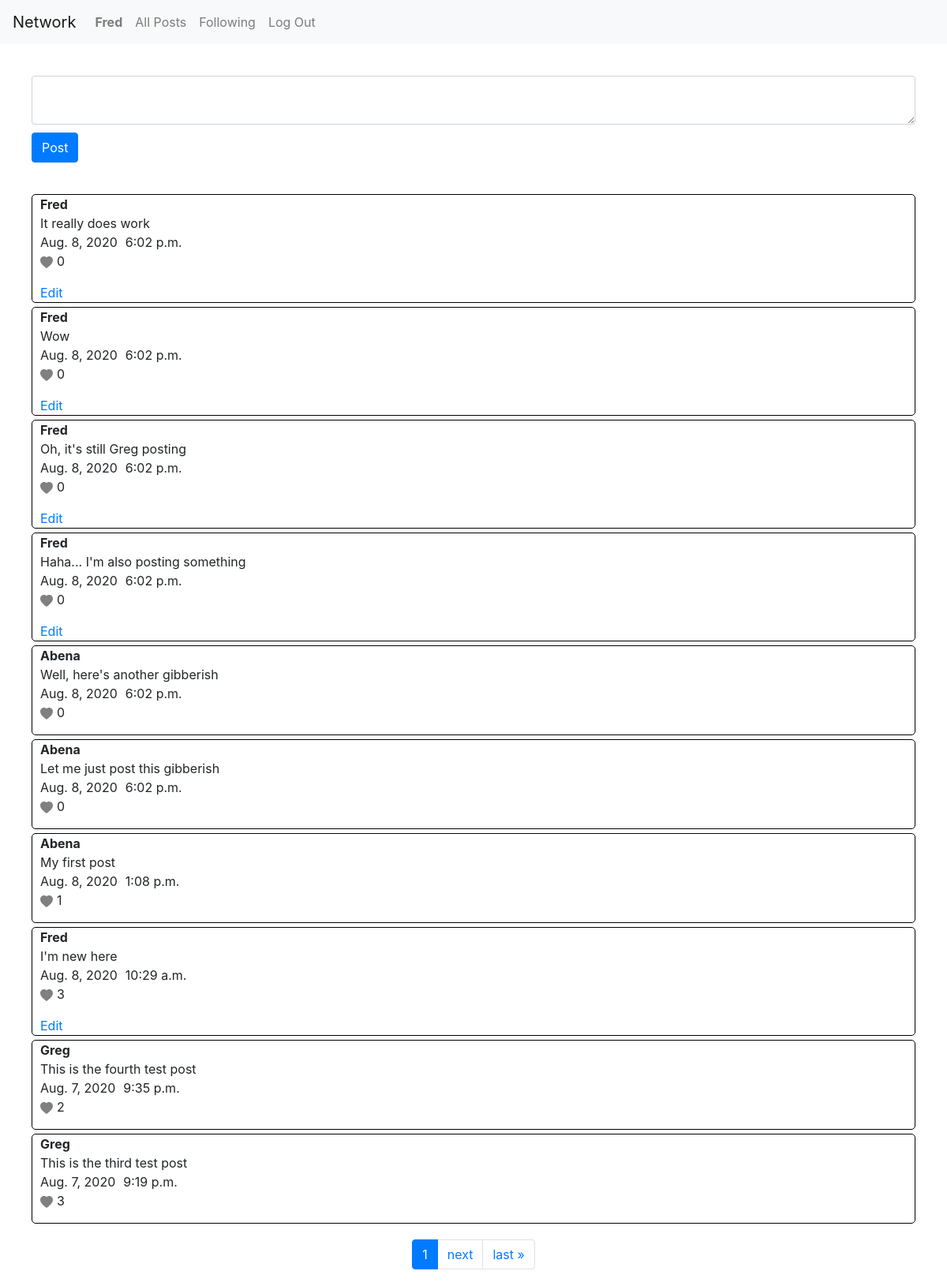
Before: / (signed in) with the older database file.
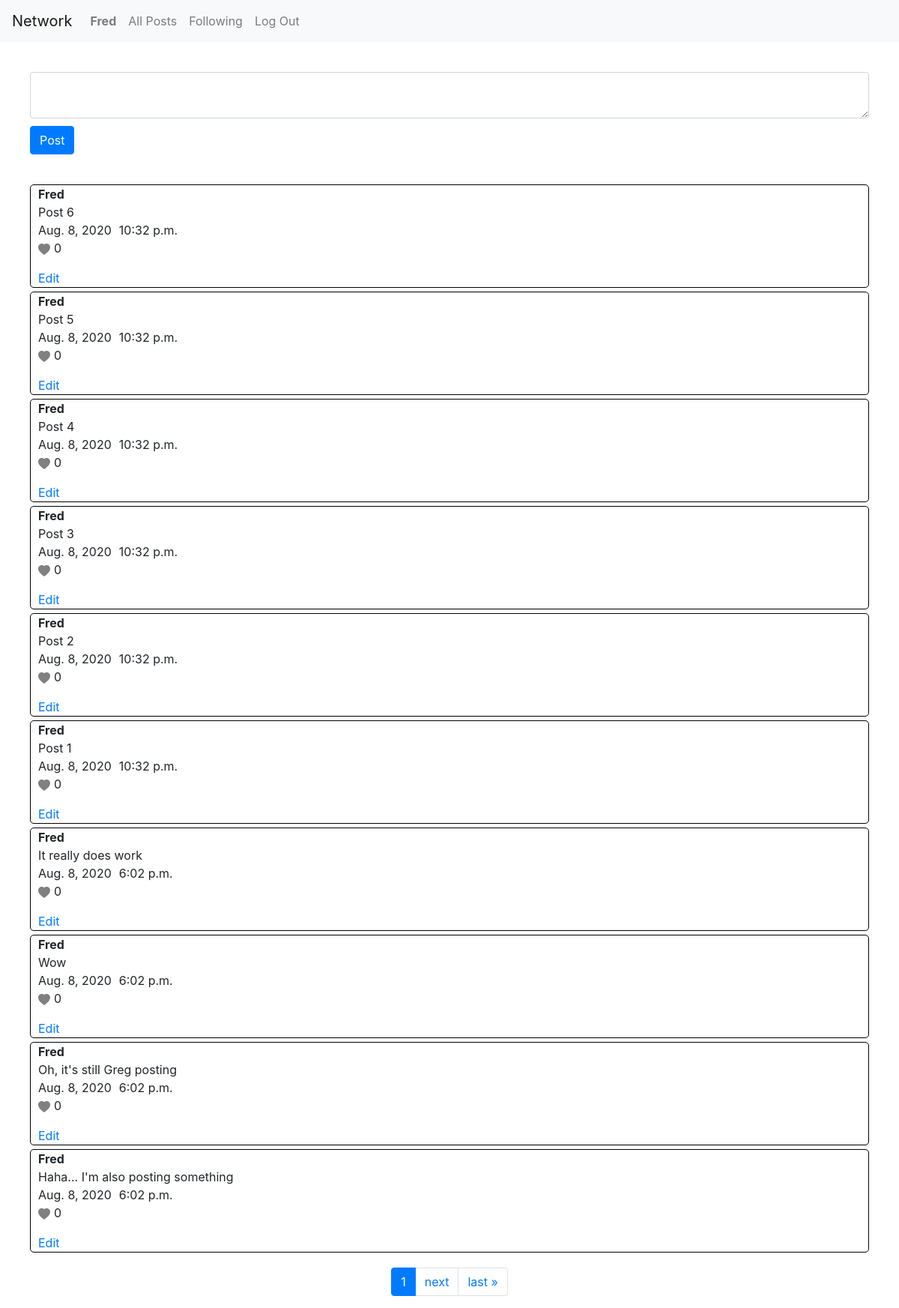
After: the same page with the newer database file.
### network/models.py (models this page shows, shortened)
class Post(models.Model):
    user = models.ForeignKey(User, on_delete=models.CASCADE)
    post = models.CharField(max_length=1000)
    date = models.DateField()
    time = models.TimeField()

class User(AbstractUser):
    pass

### network/views.py (the view)
# urls.py: path("", views.index, name="index"),
def index(request):
    if request.method == "POST":
        post = request.POST["post"]
        user = request.user
        Post.objects.create(user=user, post=post, date=d, time=t)
    if request.user.is_authenticated:
        post = Post.objects.all().order_by('-id')
        paginator = Paginator(post, 10)
        page_number = request.GET.get('page')
        post = paginator.get_page(page_number)
        return render(request, "network/index.html", {
            "post":post
        })
    else:
        return HttpResponseRedirect(reverse('login'))

### network/templates/network/index.html (shortened to what this page needs)
{% extends "network/layout.html" %}
{% block body %}
    <form class="form-group" action="{% url 'index' %}" method="POST">
        <textarea class="form-control" id="compose-area" name="post"></textarea>
        <button class="btn btn-primary">Post</button>
    </form>
    <div class="post-main">
        {% for i in post %}
            <div class="post-container">
                <div class="title-post">
                    <div class="title">{{ i.user|title }}</div>
                    <div class="post"> {{ i.post }} </div>
                </div>
                <div class="date-time">
                    <div class="date">{{ i.date }} </div>
                    <div class="time"> {{ i.time }} </div>
                </div>
                <div class="like">
                    <a class="like-link" id="like-{{ i.id }}" data-id="{{ i.id }}" href="#">
                        <svg class="like-btn" width="1em" height="1em" viewBox="0 0 16 16" class="bi bi-heart-fill" fill="grey" xmlns="http://www.w3.org/2000/svg">
                            <path fill-rule="evenodd" d="M8 1.314C12.438-3.248 23.534 4.735 8 15-7.534 4.736 3.562-3.248 8 1.314z"/>
                        </svg>
                    </a>
                    <p id="num-likes-{{ i.id }}" class="num-likes"> {{ i.likes.count}} </p>
                </div>
                <div class="edit">
                    {% if i.user == request.user %}
                        <a href="edit/{{ i.id }}">Edit</a>
                    {% endif %}
                </div>
            </div>
        {% endfor %}
    </div>
    <nav class="page-nav" aria-label="Page navigation example">
        <ul class="pagination">
                <li class="page-item active" aria-current="page">
                    <a class="page-link" href="?page={{ post.number }}">{{ post.number }} <span class="sr-only">(current)</span></a>
                </li>
            {% if post.has_next %}
                <li class="page-item"><a class="page-link" href="?page={{ post.next_page_number }}">next</a></li>
                <li class="page-item"><a class="page-link" href="?page={{ post.paginator.num_pages }}">last &raquo;</a></li>
            {% endif %}
        </ul>
    </nav>
{% endblock %}

Changed rows visible on the page:
no longer on this page (row unchanged): Post: user "Abena", post "Well, here's another gibberish", date "Aug. 8, 2020", time "6:02 p.m.", likes.count "0"
no longer on this page (row unchanged): Post: user "Abena", post "Let me just post this gibberish", date "Aug. 8, 2020", time "6:02 p.m.", likes.count "0"
no longer on this page (row unchanged): Post: user "Abena", post "My first post", date "Aug. 8, 2020", time "1:08 p.m.", likes.count "1"
no longer on this page (row unchanged): Post: user "Fred", post "I'm new here", date "Aug. 8, 2020", time "10:29 a.m.", likes.count "3"
no longer on this page (row unchanged): Post: user "Greg", post "This is the fourth test post", date "Aug. 7, 2020", time "9:35 p.m.", likes.count "2"
no longer on this page (row unchanged): Post: user "Greg", post "This is the third test post", date "Aug. 7, 2020", time "9:19 p.m.", likes.count "3"
added Post: user "Fred", post "Post 6", date "Aug. 8, 2020", time "10:32 p.m.", likes.count "0"
added Post: user "Fred", post "Post 5", date "Aug. 8, 2020", time "10:32 p.m.", likes.count "0"
added Post: user "Fred", post "Post 4", date "Aug. 8, 2020", time "10:32 p.m.", likes.count "0"
added Post: user "Fred", post "Post 3", date "Aug. 8, 2020", time "10:32 p.m.", likes.count "0"
added Post: user "Fred", post "Post 2", date "Aug. 8, 2020", time "10:32 p.m.", likes.count "0"
added Post: user "Fred", post "Post 1", date "Aug. 8, 2020", time "10:32 p.m.", likes.count "0"
